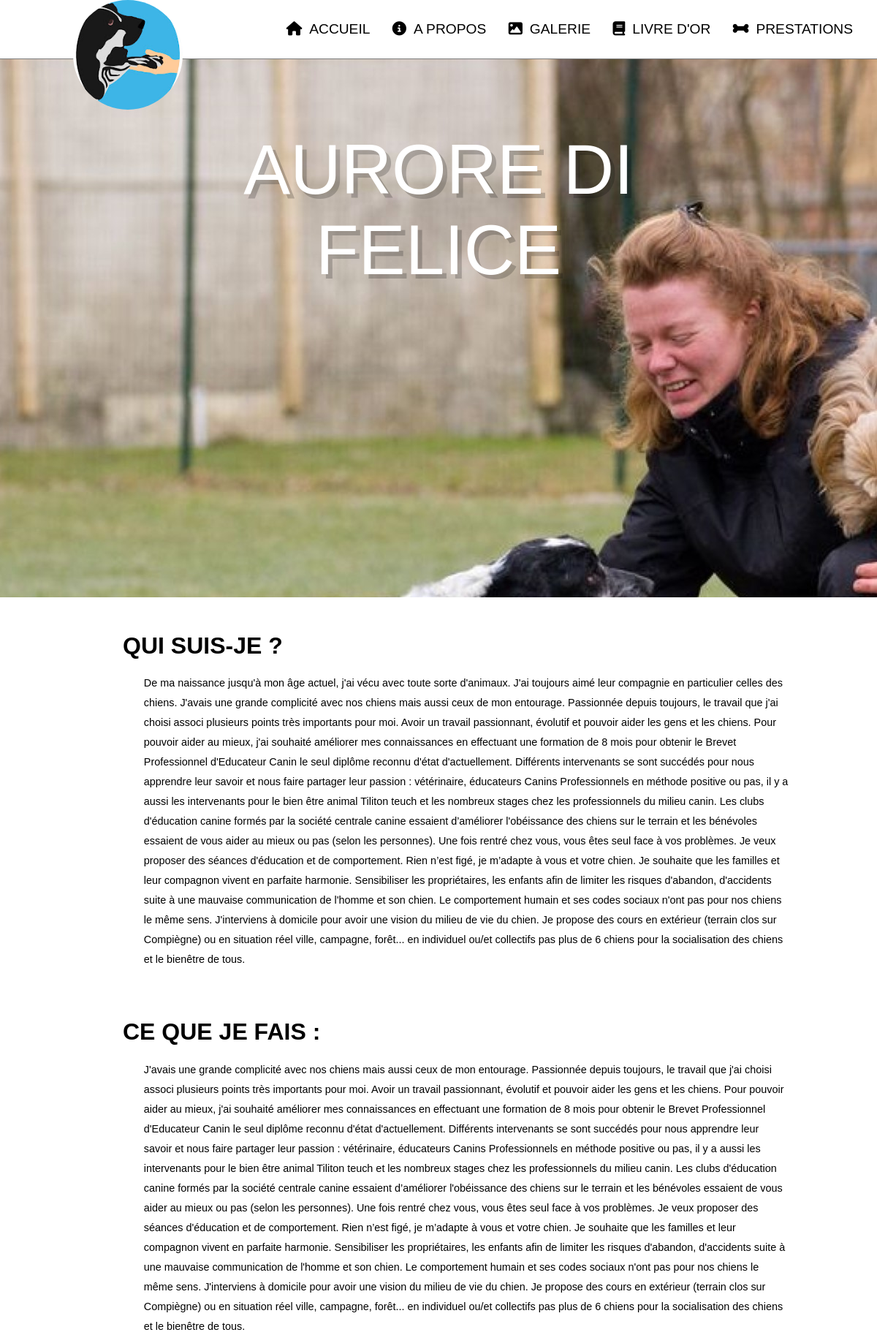
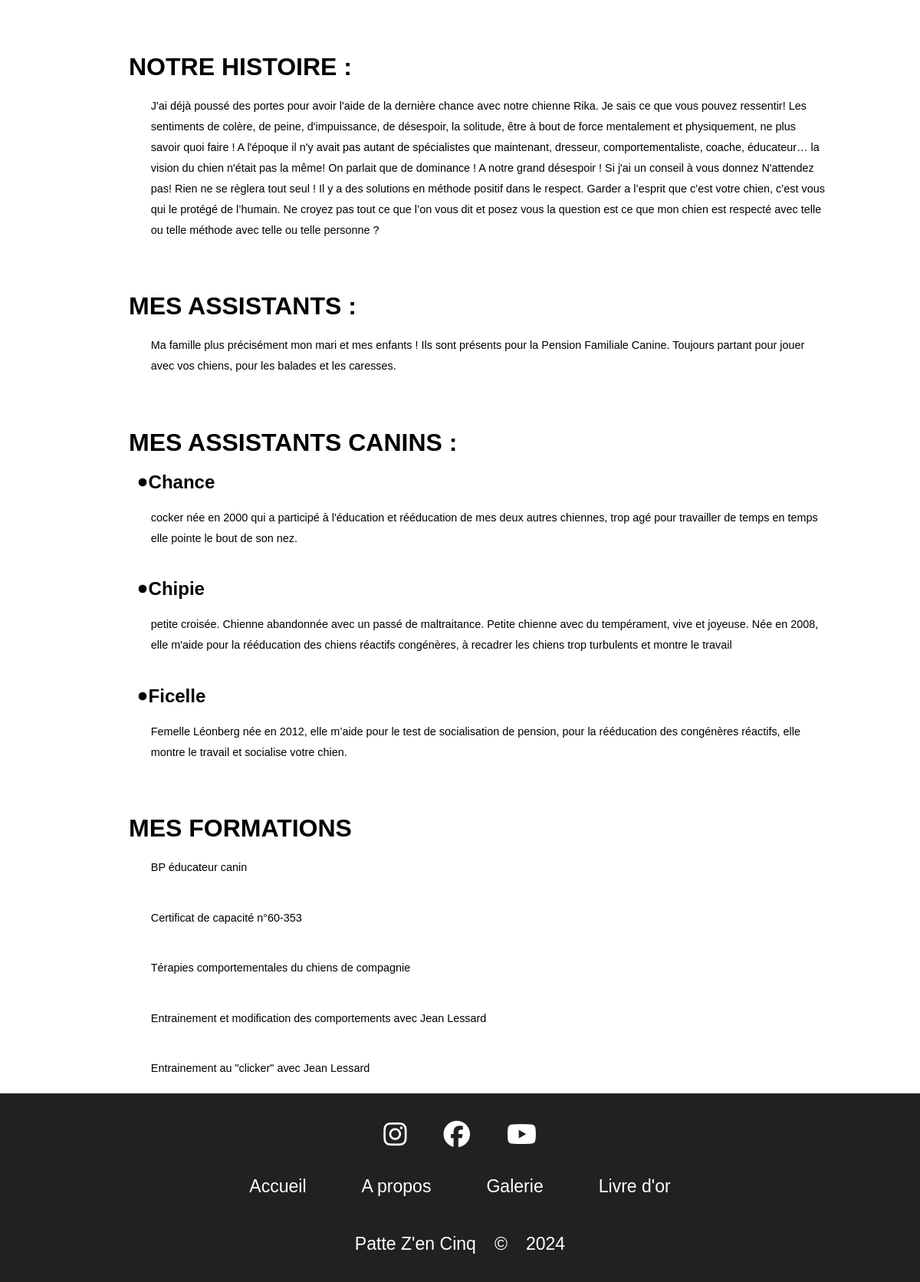
The page /A_propos/A_propos.php on the database its author committed (2 pictures, top to bottom).
### tables this page shows
CREATE TABLE `a_propos` (
  `a_propos_id` int(11) NOT NULL,
  `a_propos_profil` longtext NOT NULL,
  `a_propos_histoire` longtext NOT NULL,
  `a_propos_profession` longtext NOT NULL,
  `formation_id` int(11) NOT NULL
);

CREATE TABLE `assistant` (
  `assistant_id` int(11) NOT NULL,
  `assistant_libelle` mediumtext NOT NULL
);

CREATE TABLE `assistant_canin` (
  `assistant_canin_id` int(11) NOT NULL,
  `assistant_canin_libelle` mediumtext NOT NULL,
  `assistant_canin_nom` varchar(255) NOT NULL
);

CREATE TABLE `formation` (
  `formation_id` int(11) NOT NULL,
  `formation_libelle` varchar(255) NOT NULL
);

### A_propos/A_propos.php (the view, shortened to what this page needs)
<?php
require '../includes/connexion_bdd/connexion_bdd.php';
$query = $connexion->prepare("SELECT * FROM a_propos");
$query->execute();
$liste = $query->fetchAll();
$query = $connexion->prepare("SELECT * FROM assistant_canin");
$query->execute();
$listeChien = $query->fetchAll();
$query = $connexion->prepare("SELECT * FROM formation");
$query->execute();
$listeFormation = $query->fetchAll();
$assistant_libelle = $connexion->prepare('SELECT assistant_libelle FROM assistant WHERE assistant_id = 1;');
$assistant_libelle->execute();
$libelle_assistant = $assistant_libelle->fetch();
$libelle_assistant = $libelle_assistant['assistant_libelle'];
?>
<!DOCTYPE html>
<html lang="en">
<head>
    <link rel="stylesheet" href="A_propos.css">
    <link rel="stylesheet" href="../includes//header/header.css">
    <link rel="stylesheet" href="../includes/footer/footer.css">
</head>
<header>
    <?php require '../includes/header2/header.php' ?>
</header>
<body>
    <section class="s1">
        <div class="menu-img">
            <p class="txt-presentation">
                AURORE DI FELICE
            </p>
        </div>
    </section>
    <section class="s2">
        <div class="details-container">
            <h2>QUI SUIS-JE ?</h2>
            <?php foreach ($liste as $elementDeLaListe) { ?>
                            <p><?= $elementDeLaListe['a_propos_profil'] ?></p>
                    </div>
                    <div class="details-container">
                        <h2>CE QUE JE FAIS :</h2>
                        <p><?= $elementDeLaListe['a_propos_profession'] ?></p>
                    </div>
                    <div class="details-container">
                        <h2>NOTRE HISTOIRE :</h2>
                        <p><?= $elementDeLaListe['a_propos_histoire'] ?></p>
                    </div>
        <?php } ?>
        <div class="details-container">
            <h2>MES ASSISTANTS :</h2>
            <p><?= $libelle_assistant ?></p>
        </div>
        <div class="details-container">
            <h2>MES ASSISTANTS CANINS : </h2>
            <?php foreach ($listeChien as $elementDeLaListeChien) { ?>
                <h3><img src="../assets/point.png" width="16px" height="16px"> <?= $elementDeLaListeChien['assistant_canin_nom'] ?></h3>
                <p><?= $elementDeLaListeChien['assistant_canin_libelle'] ?></p>
            <?php } ?>
        </div>
        <div class="details-container">
            <h2>MES FORMATIONS </h2>
            <?php foreach ($listeFormation as $elementDeLaListeFormation) { ?>
                <p> <?= $elementDeLaListeFormation['formation_libelle'] ?></p>
            <?php } ?>
        </div>
    </section>
</body>
<footer>
    <?php require '../includes/footer2/footer.php' ?>
</footer>
</html>

### A_propos/A_propos.css (style rules this page uses)
body { margin: 0; padding: 0; }
.menu-img { background-image: url(../assets/difelice.jpg); background-size: auto; background-repeat: no-repeat; justify-content: center; }
.details-container h2 { display: flex; justify-content: flex-start; text-align: center; font-size: 200%; margin: 5% 5% 0% 5%; }
.txt-presentation { opacity: 100%; color: white; display: flex; justify-content: center; align-items: center; text-align: center; padding: 8% 25% 35% 25%; font-size: 600%; font-weight: 300%; text-shadow: 6px 6px 0px rgba(0,0,0,0.2) }
.details-container p { padding: 2% 0% 2% 8%; font-size: 1.2vw; line-height: 27px; }
.details-container h3 { padding: 2% 5% 0% 6%; font-size: 150%; align-items: center; display: flex; }
.s2 { display: flex; flex-direction: column; width: 80%; margin-right: auto; margin-left: auto; }

### includes/header/header.css (style rules this page uses)
* { padding: 0; margin: 0; text-decoration: none; list-style: none; }
body { font-family: Arial; overflow-x: hidden; }

### includes/footer/footer.css (style rules this page uses)
body { margin: 0; }
footer { background-color: #212121; color: white; font-size: 120%; bottom: 0; width: 100%; }

### rows shown on the page
a_propos: a_propos_profil "De ma naissance jusqu'à mon âge actuel, j'ai vécu avec toute sorte d'animaux. J'ai toujours aimé leur compagnie en particulier celles des chiens. J'avais une grande complicité avec nos chiens mais aussi ceux de mon entourage. Passionnée depuis toujours, le travail que j'ai choisi associ plusieurs points très importants pour moi. Avoir un travail passionnant, évolutif et pouvoir aider les gens et les chiens. Pour pouvoir aider au mieux, j'ai souhaité améliorer mes connaissances en effectuant une formation de 8 mois pour obtenir le Brevet Professionnel d'Educateur Canin le seul diplôme reconnu d'état d'actuellement. Différents intervenants se sont succédés pour nous apprendre leur savoir et…", a_propos_profession "J'avais une grande complicité avec nos chiens mais aussi ceux de mon entourage. Passionnée depuis toujours, le travail que j'ai choisi associ plusieurs points très importants pour moi. Avoir un travail passionnant, évolutif et pouvoir aider les gens et les chiens. Pour pouvoir aider au mieux, j'ai souhaité améliorer mes connaissances en effectuant une formation de 8 mois pour obtenir le Brevet Professionnel d'Educateur Canin le seul diplôme reconnu d'état d'actuellement. Différents intervenants se sont succédés pour nous apprendre leur savoir et nous faire partager leur passion : vétérinaire, éducateurs Canins Professionnels en méthode positive ou pas, il y a aussi les intervenants pour le…", a_propos_histoire "J'ai déjà poussé des portes pour avoir l'aide de la dernière chance avec notre chienne Rika. Je sais ce que vous pouvez ressentir! Les sentiments de colère, de peine, d'impuissance, de désespoir, la solitude, être à bout de force mentalement et physiquement, ne plus savoir quoi faire ! A l'époque il n'y avait pas autant de spécialistes que maintenant, dresseur, comportementaliste, coache, éducateur… la vision du chien n'était pas la même! On parlait que de dominance ! A notre grand désespoir ! Si j'ai un conseil à vous donnez N'attendez pas! Rien ne se règlera tout seul ! Il y a des solutions en méthode positif dans le respect. Garder a l’esprit que c’est votre chien, c’est vous qui le…"
assistant: assistant_libelle "Ma famille plus précisément mon mari et mes enfants ! Ils sont présents pour la Pension Familiale Canine. Toujours partant pour jouer avec vos chiens, pour les balades et les caresses."
assistant_canin: assistant_canin_nom "Chance", assistant_canin_libelle "cocker née en 2000 qui a participé à l'éducation et rééducation de mes deux autres chiennes, trop agé pour travailler de temps en temps elle pointe le bout de son nez."
assistant_canin: assistant_canin_nom "Chipie", assistant_canin_libelle "petite croisée. Chienne abandonnée avec un passé de maltraitance. Petite chienne avec du tempérament, vive et joyeuse. Née en 2008, elle m'aide pour la rééducation des chiens réactifs congénères, à recadrer les chiens trop turbulents et montre le travail"
assistant_canin: assistant_canin_nom "Ficelle", assistant_canin_libelle "Femelle Léonberg née en 2012, elle m’aide pour le test de socialisation de pension, pour la rééducation des congénères réactifs, elle montre le travail et socialise votre chien."
formation: formation_libelle "BP éducateur canin"
formation: formation_libelle "Certificat de capacité n°60-353"
formation: formation_libelle "Térapies comportementales du chiens de compagnie"
formation: formation_libelle "Entrainement et modification des comportements avec Jean Lessard"
formation: formation_libelle "Entrainement au \"clicker\" avec Jean Lessard"
